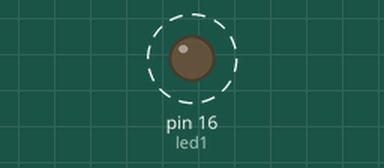
The sketch below on a simulated Arduino Uno, built with avr-gcc and run on an emulated ATmega328P. Shown: output pins drawn as LEDs (lit = HIGH). Dashed ring = blinking.

Above: at 0.5 s.
Timing chart, 0 to 4.6 s (numbered marks = the images above):
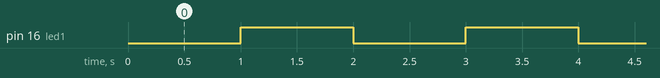

The sketch:

sketch_jun19a_lab1-1.ino
```cpp
int led1 = 16;
void setup() {
  // put your setup code here, to run once:
pinMode(led1, OUTPUT);

}

void loop() {
  // put your main code here, to run repeatedly:
digitalWrite(led1, LOW);
delay(1000);
digitalWrite(led1, HIGH);
delay(1000);
}
```

Measured:
- by itself, pin 16 (led1): alternates HIGH for 1.0 s and LOW for 1.0 s
